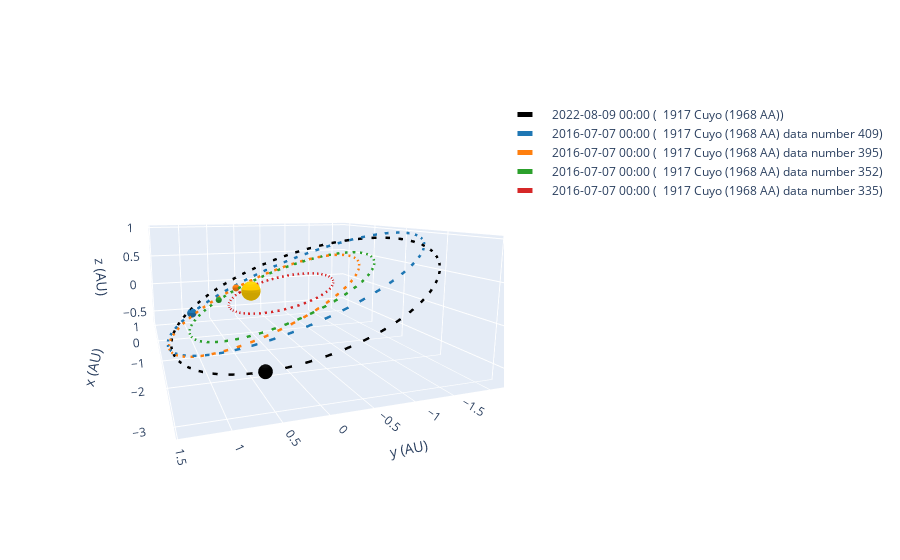

This figure's notebook cell:
### Code cell
epoca = Time("2022-08-09", scale="tdb")
epoca1 = Time(f'{fechaS[web1][2]}', scale="tdb")
epoca2 = Time(f'{fechaS[web2][2]}', scale="tdb")
epoca3 = Time(f'{fechaS[web3][2]}', scale="tdb")
epoca4 = Time(f'{fechaS[web4][2]}', scale="tdb")
epoca5 = Time(f'{fechaS[web5][2]}', scale="tdb")

#orbit_JPL1 = Orbit.from_sbdb("Ceres")
orbit_JPL=Orbit.from_classical(attractor= Sun, epoch=epoca, a=asteroid_data.iloc[0,1]*u.au,
                               ecc=asteroid_data.iloc[0,2]*u.one,
                               inc=asteroid_data.iloc[0,3]*u.deg,
                               raan=asteroid_data.iloc[0,4]*u.deg,
                               argp=asteroid_data.iloc[0,5]*u.deg, 
                               nu=asteroid_data.iloc[0,6]*u.deg)
orbita = orbit_JPL.sample(values=1000)/au

Asteroide_1 = Orbit.from_classical(attractor= Sun, epoch=epoca1, 
                                 a = a_ref[0,0]*u.au, ecc= a_ref[0,1]*u.one, inc=a_ref[0,2]*u.deg,
                                 raan=a_ref[0,3]*u.deg, argp=a_ref[0,4]*u.deg, nu=a_ref[0,5]*u.deg)
orbita_1 = Asteroide_1.sample(values=1000)/au

Asteroide_2 = Orbit.from_classical(attractor= Sun, epoch=epoca1, 
                                 a = e_ref[0,0]*u.au, ecc= e_ref[0,1]*u.one, inc=e_ref[0,2]*u.deg,
                                 raan=e_ref[0,3]*u.deg, argp=e_ref[0,4]*u.deg, nu=e_ref[0,5]*u.deg)

Asteroide_3=Orbit.from_classical(attractor= Sun, epoch=epoca1, 
                                 a = i_ref[0,0]*u.au, ecc= i_ref[0,1]*u.one, inc=i_ref[0,2]*u.deg,
                                 raan=i_ref[0,3]*u.deg, argp=i_ref[0,4]*u.deg, nu=i_ref[0,5]*u.deg)

Asteroide_4=Orbit.from_classical(attractor= Sun, epoch=epoca1, 
                                 a = long_node_ref[0,0]*u.au, ecc= long_node_ref[0,1]*u.one, 
                                 inc=long_node_ref[0,2]*u.deg, raan=long_node_ref[0,3]*u.deg,
                                 argp=long_node_ref[0,4]*u.deg, nu=long_node_ref[0,5]*u.deg)

"""Asteroide_5=Orbit.from_classical(attractor= Sun, epoch=epoca1, 
                                 a =arg_perh_ref[0,1]*u.au, ecc= arg_perh_ref[0,2]*u.one,
                                 inc=arg_perh_ref[0,3]*u.deg, raan=arg_perh_ref[0,4]*u.deg,
                                 argp=arg_perh_ref[0,5]*u.deg, nu=arg_perh_ref[0,6]*u.deg)"""




frame = OrbitPlotter3D(unit=u.au) 

figure=frame.plot(orbit_JPL,label=f'{asteroid_data.iloc[0,15]}', color = 'black')
figure=frame.plot(Asteroide_1,label=f'{asteroid_data.iloc[0,15]} data number {web1}')
figure=frame.plot(Asteroide_2,label=f'{asteroid_data.iloc[0,15]} data number {web2}')
figure=frame.plot(Asteroide_3,label=f'{asteroid_data.iloc[0,15]} data number {web3}')
figure=frame.plot(Asteroide_4,label=f'{asteroid_data.iloc[0,15]} data number {web5}')
#figure=frame.plot(Asteroide_5)#label=f'{asteroid_data.iloc[0,0]} {web6} días')
figure.show()

### Figure 1 — Plotly figure (JSON) as saved in the notebook; plotly's stock layout.template omitted (floating-point values rounded to 4 significant figures; data arrays with more than 128 entries replaced by an {"elided": "..."} marker saying what was removed)
{"data": [{"cauto": false, "cmax": 1, "cmin": 1, "colorscale": [[0, "#ffcc00"], [1, "#ffcc00"]], "name": "Sun", "showscale": false, "type": "surface", "x": {"elided": "20x20 float values"}, "y": {"elided": "20x20 float values"}, "z": {"elided": "20x20 float values"}}, {"line": {"color": "black", "dash": "dash", "width": 5}, "mode": "lines", "name": "2022-08-09 00:00 (  1917 Cuyo (1968 AA))", "type": "scatter3d", "x": {"elided": "150 float values"}, "y": {"elided": "150 float values"}, "z": {"elided": "150 float values"}}, {"cauto": false, "cmax": 1, "cmin": 1, "colorscale": [[0, "black"], [1, "black"]], "name": "2022-08-09 00:00 (  1917 Cuyo (1968 AA))", "showscale": false, "type": "surface", "x": {"elided": "20x20 float values"}, "y": {"elided": "20x20 float values"}, "z": {"elided": "20x20 float values"}}, {"cauto": false, "cmax": 1, "cmin": 1, "colorscale": [[0, "#ffcc00"], [1, "#ffcc00"]], "name": "Sun", "showscale": false, "type": "surface", "x": {"elided": "20x20 float values"}, "y": {"elided": "20x20 float values"}, "z": {"elided": "20x20 float values"}}, {"cauto": false, "cmax": 1, "cmin": 1, "colorscale": [[0, "#ffcc00"], [1, "#ffcc00"]], "name": "Sun", "showscale": false, "type": "surface", "x": {"elided": "20x20 float values"}, "y": {"elided": "20x20 float values"}, "z": {"elided": "20x20 float values"}}, {"line": {"color": "rgb(31, 119, 180)", "dash": "dash", "width": 5}, "mode": "lines", "name": "2016-07-07 00:00 (  1917 Cuyo (1968 AA) data number 409)", "type": "scatter3d", "x": {"elided": "150 float values"}, "y": {"elided": "150 float values"}, "z": {"elided": "150 float values"}}, {"cauto": false, "cmax": 1, "cmin": 1, "colorscale": [[0, "rgb(31, 119, 180)"], [1, "rgb(31, 119, 180)"]], "name": "2016-07-07 00:00 (  1917 Cuyo (1968 AA) data number 409)", "showscale": false, "type": "surface", "x": {"elided": "20x20 float values"}, "y": {"elided": "20x20 float values"}, "z": {"elided": "20x20 float values"}}, {"cauto": false, "cmax": 1, "cmin": 1, "colorscale": [[0, "#ffcc00"], [1, "#ffcc00"]], "name": "Sun", "showscale": false, "type": "surface", "x": {"elided": "20x20 float values"}, "y": {"elided": "20x20 float values"}, "z": {"elided": "20x20 float values"}}, {"cauto": false, "cmax": 1, "cmin": 1, "colorscale": [[0, "#ffcc00"], [1, "#ffcc00"]], "name": "Sun", "showscale": false, "type": "surface", "x": {"elided": "20x20 float values"}, "y": {"elided": "20x20 float values"}, "z": {"elided": "20x20 float values"}}, {"line": {"color": "rgb(255, 127, 14)", "dash": "dash", "width": 5}, "mode": "lines", "name": "2016-07-07 00:00 (  1917 Cuyo (1968 AA) data number 395)", "type": "scatter3d", "x": {"elided": "150 float values"}, "y": {"elided": "150 float values"}, "z": {"elided": "150 float values"}}, {"cauto": false, "cmax": 1, "cmin": 1, "colorscale": [[0, "rgb(255, 127, 14)"], [1, "rgb(255, 127, 14)"]], "name": "2016-07-07 00:00 (  1917 Cuyo (1968 AA) data number 395)", "showscale": false, "type": "surface", "x": {"elided": "20x20 float values"}, "y": {"elided": "20x20 float values"}, "z": {"elided": "20x20 float values"}}, {"cauto": false, "cmax": 1, "cmin": 1, "colorscale": [[0, "#ffcc00"], [1, "#ffcc00"]], "name": "Sun", "showscale": false, "type": "surface", "x": {"elided": "20x20 float values"}, "y": {"elided": "20x20 float values"}, "z": {"elided": "20x20 float values"}}, {"cauto": false, "cmax": 1, "cmin": 1, "colorscale": [[0, "#ffcc00"], [1, "#ffcc00"]], "name": "Sun", "showscale": false, "type": "surface", "x": {"elided": "20x20 float values"}, "y": {"elided": "20x20 float values"}, "z": {"elided": "20x20 float values"}}, {"line": {"color": "rgb(44, 160, 44)", "dash": "dash", "width": 5}, "mode": "lines", "name": "2016-07-07 00:00 (  1917 Cuyo (1968 AA) data number 352)", "type": "scatter3d", "x": {"elided": "150 float values"}, "y": {"elided": "150 float values"}, "z": {"elided": "150 float values"}}, {"cauto": false, "cmax": 1, "cmin": 1, "colorscale": [[0, "rgb(44, 160, 44)"], [1, "rgb(44, 160, 44)"]], "name": "2016-07-07 00:00 (  1917 Cuyo (1968 AA) data number 352)", "showscale": false, "type": "surface", "x": {"elided": "20x20 float values"}, "y": {"elided": "20x20 float values"}, "z": {"elided": "20x20 float values"}}, {"cauto": false, "cmax": 1, "cmin": 1, "colorscale": [[0, "#ffcc00"], [1, "#ffcc00"]], "name": "Sun", "showscale": false, "type": "surface", "x": {"elided": "20x20 float values"}, "y": {"elided": "20x20 float values"}, "z": {"elided": "20x20 float values"}}, {"cauto": false, "cmax": 1, "cmin": 1, "colorscale": [[0, "#ffcc00"], [1, "#ffcc00"]], "name": "Sun", "showscale": false, "type": "surface", "x": {"elided": "20x20 float values"}, "y": {"elided": "20x20 float values"}, "z": {"elided": "20x20 float values"}}, {"line": {"color": "rgb(214, 39, 40)", "dash": "dash", "width": 5}, "mode": "lines", "name": "2016-07-07 00:00 (  1917 Cuyo (1968 AA) data number 335)", "type": "scatter3d", "x": {"elided": "150 float values"}, "y": {"elided": "150 float values"}, "z": {"elided": "150 float values"}}, {"cauto": false, "cmax": 1, "cmin": 1, "colorscale": [[0, "rgb(214, 39, 40)"], [1, "rgb(214, 39, 40)"]], "name": "2016-07-07 00:00 (  1917 Cuyo (1968 AA) data number 335)", "showscale": false, "type": "surface", "x": {"elided": "20x20 float values"}, "y": {"elided": "20x20 float values"}, "z": {"elided": "20x20 float values"}}, {"cauto": false, "cmax": 1, "cmin": 1, "colorscale": [[0, "#ffcc00"], [1, "#ffcc00"]], "name": "Sun", "showscale": false, "type": "surface", "x": {"elided": "20x20 float values"}, "y": {"elided": "20x20 float values"}, "z": {"elided": "20x20 float values"}}], "layout": {"autosize": true, "scene": {"aspectmode": "data", "aspectratio": {"x": 1.459, "y": 1.219, "z": 0.5624}, "camera": {"center": {"x": 0, "y": 0, "z": 0}, "eye": {"x": -2.014, "y": 0.6922, "z": 0.3922}, "projection": {"type": "perspective"}, "up": {"x": 0, "y": 0, "z": 1}}, "xaxis": {"title": {"text": "x (AU)"}, "type": "linear"}, "yaxis": {"title": {"text": "y (AU)"}, "type": "linear"}, "zaxis": {"title": {"text": "z (AU)"}, "type": "linear"}}}}
